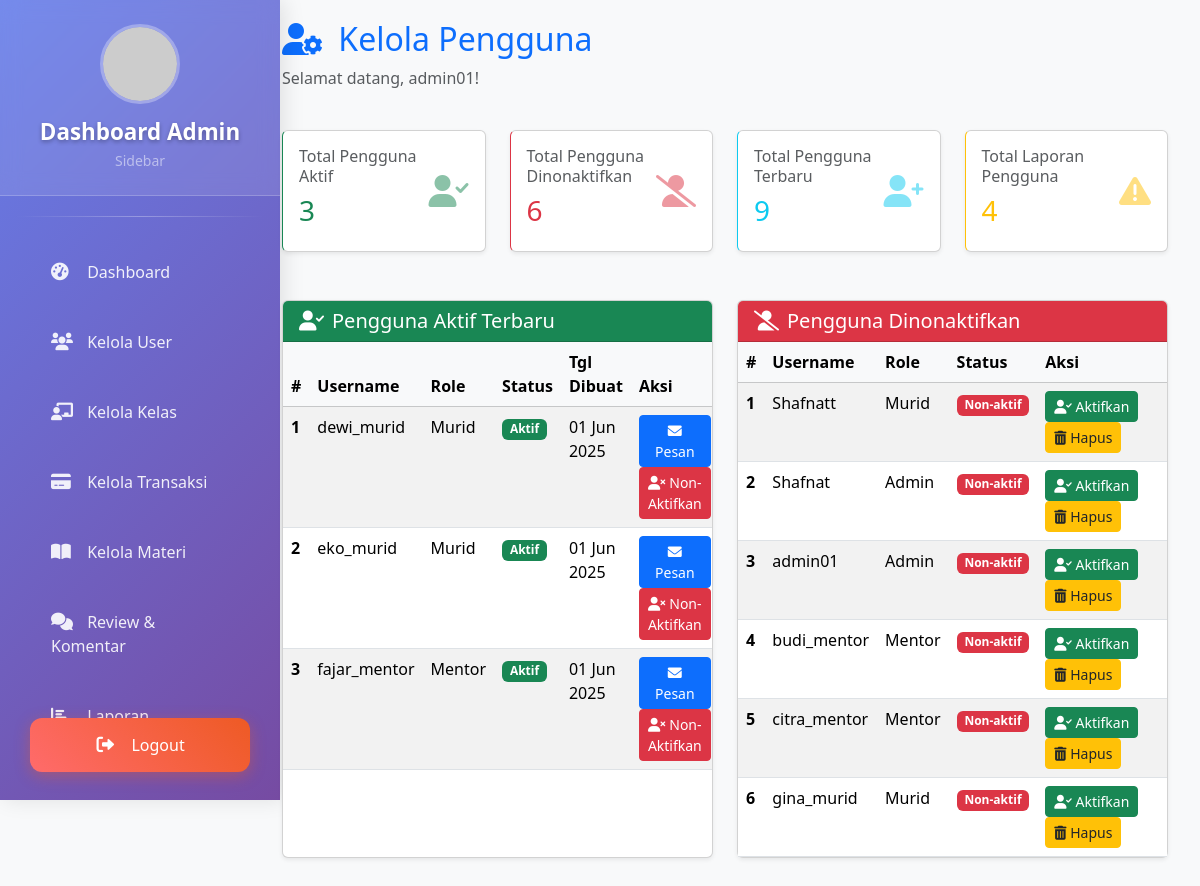
The page /page/admin-kelolaUser.php (signed in) on the database as committed earlier.
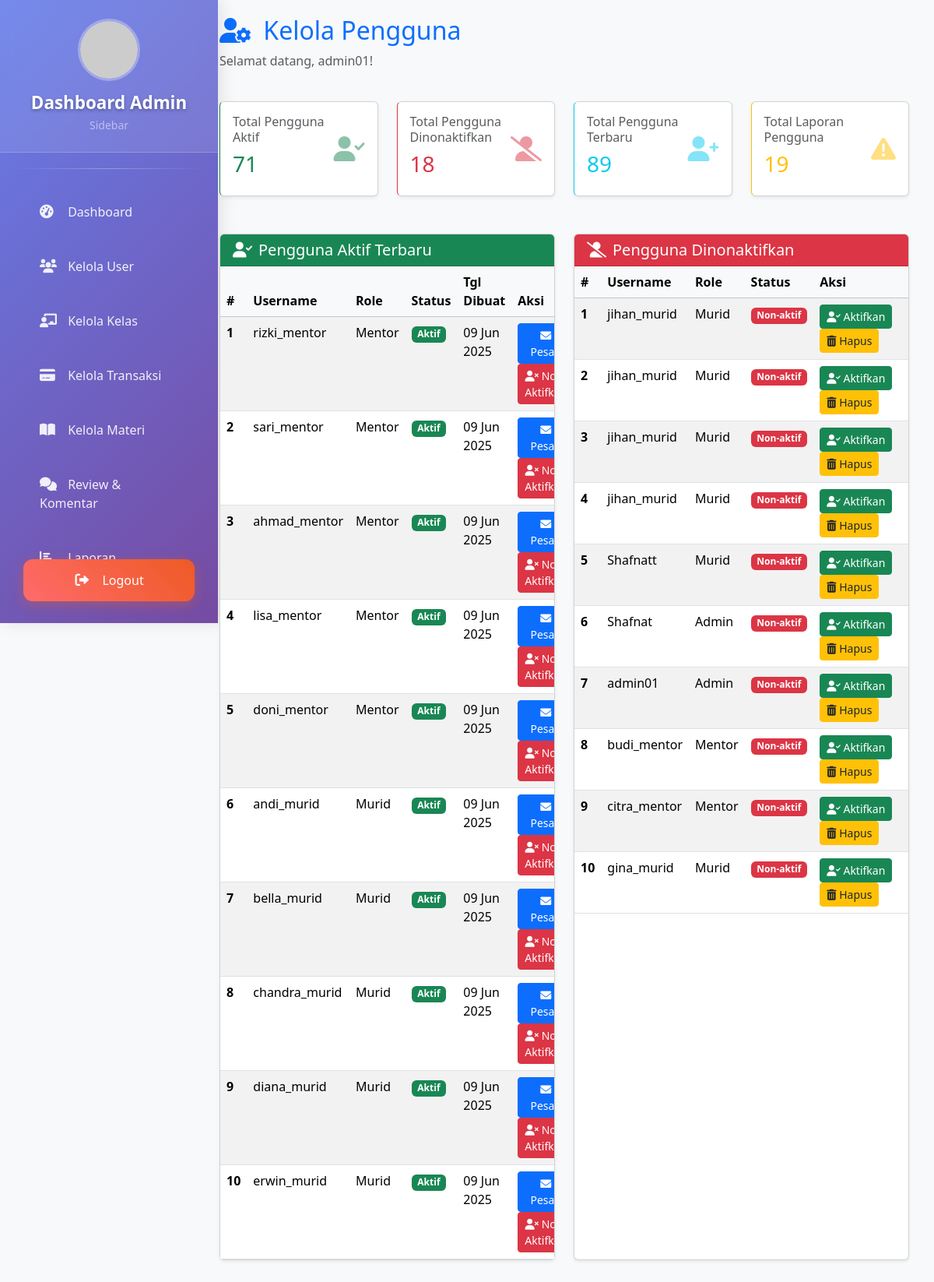
The same page on the database as committed later.
### tables this page shows
CREATE TABLE `tb_user` (
  `id_user` int(30) NOT NULL,
  `first_name` varchar(255) NOT NULL,
  `last_name` varchar(255) NOT NULL,
  `username` varchar(30) NOT NULL,
  `password` varchar(255) NOT NULL,
  `role` enum('murid','mentor','admin') NOT NULL DEFAULT 'murid',
  `status` enum('aktif','non-aktif') NOT NULL DEFAULT 'aktif',
  `deskripsi` text DEFAULT NULL,
  `fotoProfil` varchar(50) NOT NULL,
  `bahasa` enum('Bahasa Indonesia','Inggris','Jepang') NOT NULL,
  `zona_waktu` enum('Jakarta','London','Tokyo') NOT NULL,
  `balasan_ke_komentar` tinyint(1) NOT NULL,
  `komentar_baru` tinyint(1) NOT NULL,
  `notifikasi_postingan_baru` tinyint(1) NOT NULL,
  `email` varchar(50) NOT NULL,
  `instagram` varchar(30) NOT NULL,
  `twitter` varchar(30) NOT NULL,
  `linkdin` varchar(30) NOT NULL,
  `github` varchar(30) NOT NULL,
  `tgl_dibuat` timestamp NOT NULL DEFAULT current_timestamp()
);

### page/admin-kelolaUser.php (the view, shortened to what the changed rows need)
<?php
require 'db.php';
function fetchData(mysqli $conn, string $sql, string $types = '', array $params = []) {
    $stmt = $conn->prepare($sql);
    $stmt->execute();
    $result = $stmt->get_result();
    if (strpos(strtoupper($sql), 'COUNT(') !== false || strpos(strtoupper($sql), 'SUM(') !== false ||
        strpos(strtoupper($sql), 'MAX(') !== false || strpos(strtoupper($sql), 'MIN(') !== false) {
        $data = $result->fetch_assoc();
    } else {
        $data = [];
        while ($row = $result->fetch_assoc()) {
            $data[] = $row;
        }
    }
    return $data;
}
$userCountsData = fetchData($conn, "
    SELECT
        COUNT(CASE WHEN status = 'aktif' THEN 1 END) AS total_users_aktif,
        COUNT(CASE WHEN status = 'non-aktif' THEN 1 END) AS total_users_nonaktif,
        (SELECT COUNT(*) FROM tb_user ORDER BY tgl_dibuat DESC LIMIT 10) AS total_user_terbaru_count
    FROM tb_user
");
$laporanData = fetchData($conn, "SELECT COUNT(*) as total_laporan FROM tb_laporan");
$tbUserAktifResult = fetchData($conn, "
    SELECT id_user, username, role, status, tgl_dibuat
    FROM tb_user
    WHERE status = 'aktif'
    ORDER BY tgl_dibuat DESC
    LIMIT 10
");
$tbUserNonAktifResult = fetchData($conn, "
    SELECT id_user, username, role, status, tgl_dibuat
    FROM tb_user
    WHERE status = 'non-aktif'
    ORDER BY tgl_dibuat DESC
    LIMIT 10
");
$stats = [
    'total_user_aktif'          => $userCountsData['total_users_aktif'] ?? 0,
    'total_user_dinonaktifkan'  => $userCountsData['total_users_nonaktif'] ?? 0,
    'total_user_terbaru'        => $userCountsData['total_user_terbaru_count'] ?? 0,
    'total_laporan'             => $laporanData['total_laporan'] ?? 0
];
?>
<!DOCTYPE html>
<html lang="en">
<head>
    <link href="https://cdn.jsdelivr.net/npm/bootstrap@5.3.3/dist/css/bootstrap.min.css" rel="stylesheet">
    <link rel="stylesheet" href="https://cdnjs.cloudflare.com/ajax/libs/font-awesome/6.0.0/css/all.min.css">
</head>
<body class="bg-light">
    <?php include "adminSidebar.php"; ?>
    <div class="content-wrapper">
        <div class="container-fluid">
            <div class="row mb-4">
                <div class="col-12">
                    <h2 class="text-primary">
                        <i class="fas fa-user-gear me-2"></i> Kelola Pengguna
                    </h2>
                </div>
            </div>
            <div class="row mb-5 gy-4">
                <div class="col-xl-3 col-md-6">
                    <div class="card stat-card success shadow-sm h-100">
                        <div class="card-body d-flex justify-content-between align-items-center">
                            <div>
                                <h6 class="card-title text-muted">Total Pengguna Aktif</h6>
                                <h3 class="text-success"><?= $stats['total_user_aktif'] ?></h3>
                            </div>
                        </div>
                    </div>
                </div>
                <div class="col-xl-3 col-md-6">
                    <div class="card stat-card danger shadow-sm h-100">
                        <div class="card-body d-flex justify-content-between align-items-center">
                            <div>
                                <h6 class="card-title text-muted">Total Pengguna Dinonaktifkan</h6>
                                <h3 class="text-danger"><?= $stats['total_user_dinonaktifkan'] ?></h3>
                            </div>
                        </div>
                    </div>
                </div>
                <div class="col-xl-3 col-md-6">
                    <div class="card stat-card info shadow-sm h-100">
                        <div class="card-body d-flex justify-content-between align-items-center">
                            <div>
                                <h6 class="card-title text-muted">Total Pengguna Terbaru</h6>
                                <h3 class="text-info"><?= $stats['total_user_terbaru'] ?></h3>
                            </div>
                        </div>
                    </div>
                </div>
                <div class="col-xl-3 col-md-6">
                    <div class="card stat-card warning shadow-sm h-100">
                        <div class="card-body d-flex justify-content-between align-items-center">
                            <div>
                                <h6 class="card-title text-muted">Total Laporan Pengguna</h6>
                                <h3 class="text-warning"><?= $stats['total_laporan'] ?></h3>
                            </div>
                        </div>
                    </div>
                </div>
            </div>
            <div class="row mb-5 gy-4">
                <div class="col-lg-6">
                    <div class="card shadow-sm h-100">
                        <div class="card-body p-0">
                            <div class="table-responsive">
                                <table class="table table-hover table-striped mb-0">
                                    <thead class="table-light">
                                        <tr>
                                            <th>#</th>
                                            <th>Username</th>
                                            <th>Role</th>
                                            <th>Status</th>
                                            <th>Tgl Dibuat</th>
                                            <th>Aksi</th>
                                        </tr>
                                    </thead>
                                    <tbody>
                                        <?php if (!empty($tbUserAktifResult)): ?>
                                            <?php $counter = 1; ?>
                                            <?php foreach ($tbUserAktifResult as $user): ?>
                                                <tr>
                                                    <th><?= $counter++ ?></th>
                                                    <td><?= htmlspecialchars($user['username']) ?></td>
                                                    <td><?= htmlspecialchars(ucfirst($user['role'])) ?></td>
                                                    <td>
                                                        <?php
                                                            $status_class = ($user['status'] === 'aktif') ? 'badge-status-aktif' : 'badge-status-default';
                                                            echo '<span class="badge ' . $status_class . '">' . htmlspecialchars(ucfirst($user['status'])) . '</span>';
                                                        ?>
                                                    </td>
                                                    <td><?= (new DateTime($user['tgl_dibuat']))->format('d M Y') ?></td>
                                                    <td>
                                                        <a href="send_message.php?id=<?= $user['id_user'] ?>" class="btn btn-sm btn-primary" title="Kirim Pesan">
                                                            <i class="fas fa-envelope"></i> Pesan
                                                        </a>
                                                        <a href="admin-deactivateUser.php?id=<?= $user['id_user'] ?>" class="btn btn-sm btn-danger" title="Non-Aktifkan Pengguna" onclick="return confirm('Apakah Anda yakin ingin menonaktifkan pengguna ini?');">
                                                            <i class="fas fa-user-times"></i> Non-Aktifkan
                                                        </a>
                                                    </td>
                                                </tr>
                                            <?php endforeach; ?>
                                        <?php else: ?>
                                            <tr><td colspan="6" class="text-center text-muted p-3">Tidak ada data pengguna aktif terbaru.</td></tr>
                                        <?php endif; ?>
                                    </tbody>
                                </table>
                            </div>
                        </div>
                    </div>
                </div>
                <div class="col-lg-6">
                    <div class="card shadow-sm h-100">
                        <div class="card-body p-0">
                            <div class="table-responsive">
                                <table class="table table-hover table-striped mb-0">
                                    <thead class="table-light">
                                        <tr>
                                            <th>#</th><th>Username</th><th>Role</th><th>Status</th><th>Aksi</th>
                                        </tr>
                                    </thead>
                                    <tbody>
                                        <?php if (!empty($tbUserNonAktifResult)): ?>
                                            <?php $counter = 1; ?>
                                            <?php foreach ($tbUserNonAktifResult as $user): ?>
                                                <tr>
                                                    <th><?= $counter++ ?></th>
                                                    <td><?= htmlspecialchars($user['username']) ?></td>
                                                    <td><?= htmlspecialchars(ucfirst($user['role'])) ?></td>
                                                    <td>
                                                        <?php
                                                            $status_class = ($user['status'] === 'non-aktif') ? 'badge-status-nonaktif' : 'badge-status-default';
                                                            echo '<span class="badge ' . $status_class . '">' . htmlspecialchars(ucfirst($user['status'])) . '</span>';
                                                        ?>
                                                    </td>
                                                    <td>
                                                        <a href="admin-activateUser.php?id=<?= $user['id_user'] ?>" class="btn btn-sm btn-success" title="Aktifkan Pengguna">
                                                            <i class="fas fa-user-check"></i> Aktifkan
                                                        </a>
                                                        <a href="admin-deleteUser.php?id=<?= $user['id_user'] ?>" class="btn btn-sm btn-warning text-dark" title="Hapus Pengguna" onclick="return confirm('Apakah Anda yakin ingin menghapus pengguna ini?');">
                                                            <i class="fas fa-trash-alt"></i> Hapus
                                                        </a>
                                                    </td>
                                                </tr>
                                            <?php endforeach; ?>
                                        <?php else: ?>
                                            <tr><td colspan="5" class="text-center text-muted p-3">Tidak ada pengguna non-aktif.</td></tr>
                                        <?php endif; ?>
                                    </tbody>
                                </table>
                            </div>
                        </div>
                    </div>
                </div>
            </div>
        </div>
    </div>
</body>
</html>

Rows that differ between the two databases and show on the page:
no longer on this page (row unchanged): tb_user: username "dewi_murid", role "Murid", status "Aktif", tgl_dibuat "01 Jun 2025", shown under "Pengguna Aktif Terbaru"
no longer on this page (row unchanged): tb_user: username "eko_murid", role "Murid", status "Aktif", tgl_dibuat "01 Jun 2025", shown under "Pengguna Aktif Terbaru"
no longer on this page (row unchanged): tb_user: username "fajar_mentor", role "Mentor", status "Aktif", tgl_dibuat "01 Jun 2025", shown under "Pengguna Aktif Terbaru"
added tb_user: username "rizki_mentor", role "Mentor", status "Aktif", tgl_dibuat "09 Jun 2025", shown under "Pengguna Aktif Terbaru"
added tb_user: username "sari_mentor", role "Mentor", status "Aktif", tgl_dibuat "09 Jun 2025", shown under "Pengguna Aktif Terbaru"
added tb_user: username "ahmad_mentor", role "Mentor", status "Aktif", tgl_dibuat "09 Jun 2025", shown under "Pengguna Aktif Terbaru"
added tb_user: username "lisa_mentor", role "Mentor", status "Aktif", tgl_dibuat "09 Jun 2025", shown under "Pengguna Aktif Terbaru"
added tb_user: username "doni_mentor", role "Mentor", status "Aktif", tgl_dibuat "09 Jun 2025", shown under "Pengguna Aktif Terbaru"
added tb_user: username "andi_murid", role "Murid", status "Aktif", tgl_dibuat "09 Jun 2025", shown under "Pengguna Aktif Terbaru"
added tb_user: username "bella_murid", role "Murid", status "Aktif", tgl_dibuat "09 Jun 2025", shown under "Pengguna Aktif Terbaru"
added tb_user: username "chandra_murid", role "Murid", status "Aktif", tgl_dibuat "09 Jun 2025", shown under "Pengguna Aktif Terbaru"
added tb_user: username "diana_murid", role "Murid", status "Aktif", tgl_dibuat "09 Jun 2025", shown under "Pengguna Aktif Terbaru"
added tb_user: username "erwin_murid", role "Murid", status "Aktif", tgl_dibuat "09 Jun 2025", shown under "Pengguna Aktif Terbaru"
added tb_user: username "jihan_murid", role "Murid", status "Non-aktif", shown under "Pengguna Dinonaktifkan"
added tb_user: username "jihan_murid", role "Murid", status "Non-aktif", shown under "Pengguna Dinonaktifkan"
added tb_user: username "jihan_murid", role "Murid", status "Non-aktif", shown under "Pengguna Dinonaktifkan"
added tb_user: username "jihan_murid", role "Murid", status "Non-aktif", shown under "Pengguna Dinonaktifkan"
Other text that changed with them:
$stats['total_user_aktif']: "3" → "71"
$stats['total_user_dinonaktifkan']: "6" → "18"
$stats['total_user_terbaru']: "9" → "89"
$stats['total_laporan']: "4" → "19"
